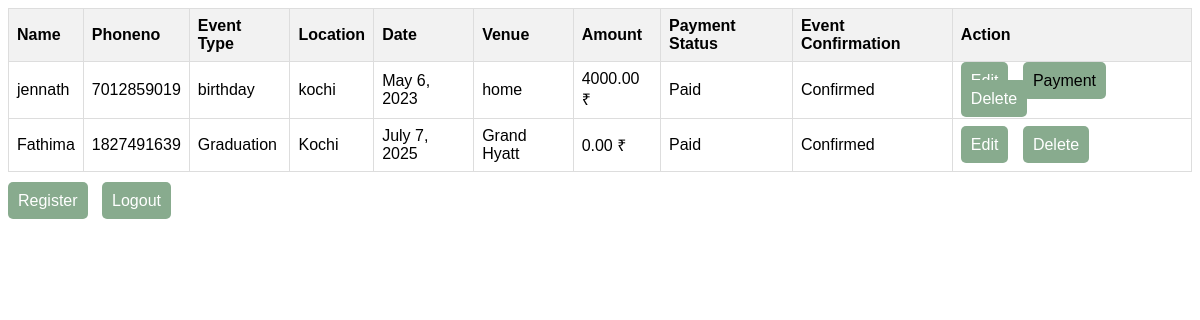
Screenshot of /plain/ (signed in) with the database file from the repository.
### event_app/models.py (models this page shows, shortened)
class Event(models.Model):
    user = models.ForeignKey(User, null=True, on_delete=models.CASCADE)
    name = models.CharField(max_length=255)
    phoneno = models.CharField(max_length=255)
    event_type = models.CharField(max_length=255)
    location = models.CharField(max_length=255)
    date = models.DateField()
    venue = models.CharField(max_length=255)
    amount = models.DecimalField(max_digits=10, decimal_places=2, default=0)
    payment_status = models.CharField(max_length=255, default='Pending')
    event_confirmation = models.CharField(max_length=255, default='Pending')
    name = models.CharField(max_length=255)
    event_type = models.CharField(max_length=255, default='default_value')
    phoneno = models.CharField(max_length=255)
    location = models.CharField(max_length=255)
    date = models.DateField()
    venue = models.CharField(max_length=255, default='default_value')
    payment_status = models.CharField(max_length=255, default='Pending')
    amount = models.DecimalField(max_digits=10, decimal_places=2, default=0)
    event_confirmation = models.CharField(max_length=255, default='Pending')

### event_app/views.py (the view)
# urls.py: path('plain/', plain_view, name='plain'),
@login_required
def plain_view(request):
    events = Event.objects.filter(user=request.user)
    return render(request, 'event_app/plain.html', {'events': events})

### event_app/templates/event_app/plain.html (shortened to what this page needs)
{% load static %}
<!DOCTYPE html>
<html lang="en">
<head>
</head>
<body>
    <table>
        <thead>
            <tr>
                <th>Name</th>
                <th>Phoneno</th>
                <th>Event Type</th>
                <th>Location</th>
                <th>Date</th>
                <th>Venue</th>
                <th>Amount</th>
                <th>Payment Status</th>
                <th>Event Confirmation</th>
                <th>Action</th>
            </tr>
        </thead>
        <tbody>
            {% for event in events %}
            <tr>
                <td>{{ event.name }}</td>
                <td>{{ event.phoneno }}</td>
                <td>{{ event.event_type }}</td>
                <td>{{ event.location }}</td>
                <td>{{ event.date }}</td>
                <td>{{ event.venue }}</td>
                <td>{{ event.amount|floatformat:2 }} ₹</td>
                <td>{{ event.payment_status }}</td>
                <td>
                    {% if event.event_confirmation %}
                        Confirmed
                    {% else %}
                        Pending
                    {% endif %}
                </td>
                <td>
                    <a href="{% url 'edit_event' event.id %}" class="edit-btn">Edit</a>
                    {% if event.amount != 0 %}
                        <a href="{% url 'payment_view' event.id %}" class="payment-btn">Payment</a>
                    {% endif %}
                    <a href="{% url 'delete_event' event.id %}" class="delete-btn" onclick="return confirm('Are you sure you want to delete this event?')">Delete</a>
                </td>
            </tr>
            {% endfor %}
        </tbody>
    </table>
    <a href="{% url 'register' %}" class="register-btn">Register</a>
    <a href="{% url 'home' %}" class="logout-btn">Logout</a>
</body>
</html>

### event_app/templates/event_app/plain.html (style rules this page uses)
body { font-family: Arial, sans-serif; }
table { width: 100%; border-collapse: collapse; margin-bottom: 20px; }
th, td { border: 1px solid #ddd; padding: 8px; text-align: left; }
th { background-color: #f2f2f2; }
.register-btn, .logout-btn, .edit-btn, .payment-btn, .delete-btn { padding: 10px; border-radius: 5px; text-decoration: none; cursor: pointer; margin-right: 10px; }
.register-btn { background-color:#88AB8E; color: white; border: none; }
.logout-btn { background-color:#88AB8E; color: white; border: none; }
.edit-btn { background-color: #88AB8E; color: white; border: none; }
.payment-btn { background-color: #88AB8E; color: black; border: none; }
.delete-btn { background-color: #88AB8E; color: white; border: none; }

### rows the page displays
Event: name "jennath", phoneno "7012859019", event_type "birthday", location "kochi", date "May 6, 2023", venue "home", amount "4000.00", payment_status "Paid", event_confirmation "Confirmed", shows "Payment"
Event: name "Fathima", phoneno "1827491639", event_type "Graduation", location "Kochi", date "July 7, 2025", venue "Grand Hyatt", amount "0.00", payment_status "Paid", event_confirmation "Confirmed"
